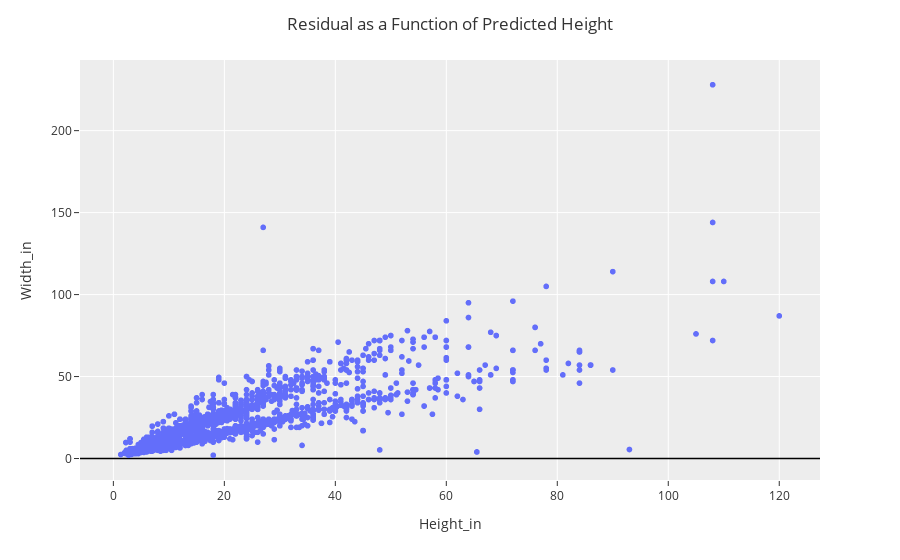

The cell this chart's notebook holds for it:
### Markdown cell above
**Exercise 2:** Redo the linear regression analysis except this time use the log_price.

- Find the linear regression model (LM)
- Calculate the residual
- Plot the Residual as a function of the predicted log price
- Plot a scatter plot of the data with the linear regression line added.

*HINT* You can see my results in the lecture notes!

### Code cell
r_sq = log_model.score(X, y)

fig = px.scatter(DF_model, x='Height_in', y='Width_in')  
# Update layout to show axis lines
fig.update_layout(
    yaxis=dict(zeroline=True, zerolinewidth=1.5, zerolinecolor="black")
)

fig.update_layout(template="ggplot2",
                  title='Residual as a Function of Predicted Height',  
                 )

fig.show()
print(f"Model Score (R^2): {r_sq}")

### Figure 1 — Plotly figure (JSON) as saved in the notebook; plotly's stock layout.template omitted (floating-point values rounded to 4 significant figures; data arrays with more than 128 entries replaced by an {"elided": "..."} marker saying what was removed)
{"data": [{"hovertemplate": "Height_in=%{x}<br>Width_in=%{y}<extra></extra>", "legendgroup": "", "marker": {"color": "#636efa", "symbol": "circle"}, "mode": "markers", "name": "", "showlegend": false, "type": "scattergl", "x": {"elided": "3135 float values"}, "xaxis": "x", "y": {"elided": "3135 float values"}, "yaxis": "y"}], "layout": {"legend": {"tracegroupgap": 0}, "margin": {"t": 60}, "title": {"text": "Residual as a Function of Predicted Height"}, "xaxis": {"anchor": "y", "domain": [0, 1], "title": {"text": "Height_in"}}, "yaxis": {"anchor": "x", "domain": [0, 1], "title": {"text": "Width_in"}, "zeroline": true, "zerolinecolor": "black", "zerolinewidth": 1.5}}}
